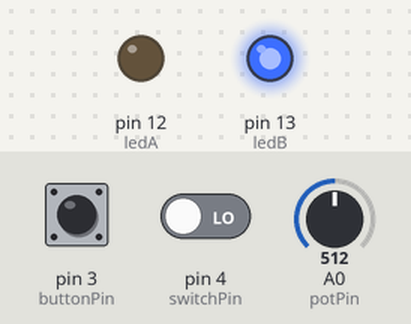
Bench run of a sketch on a simulated Arduino Uno, built with avr-gcc and run on an emulated ATmega328P. Shown: output pins drawn as LEDs (lit = HIGH). Inputs (shaded band) come from the test bench; at power-on: A0 (potPin) = 512, pin 3 (buttonPin) LOW, pin 4 (switchPin) LOW. What the sketch prints to the serial monitor is not drawn.

Above: at 1.2 s.
1.3 s: A0 (potPin) set to 493
At 1.8 s:
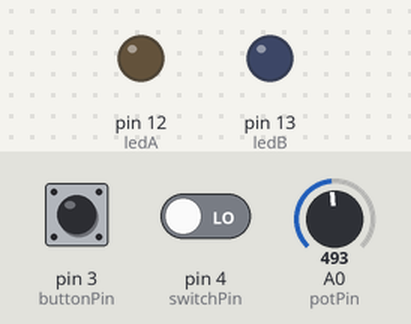
2.8 s: A0 (potPin) set to 511
At 3.1 s:
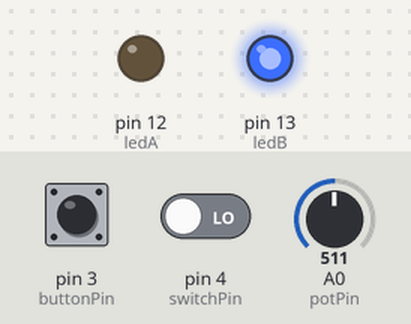
4.3 s: pin 3 (buttonPin) pulled HIGH for 0.15 s
At 4.38 s:
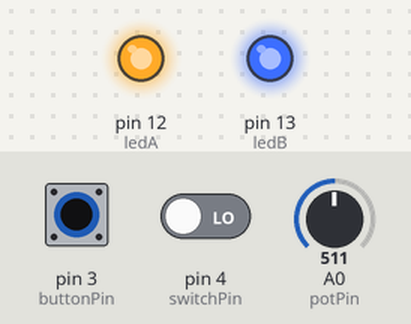
5.9 s: pin 3 (buttonPin) pulled HIGH for 3.2 s
At 10.2 s:
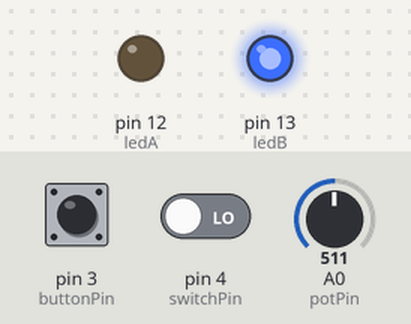
10.6 s: pin 3 (buttonPin) driven HIGH and pin 4 (switchPin) driven HIGH
At 11.4 s:
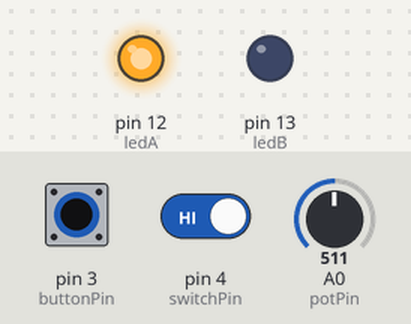
Timing chart, 0 to 13.1 s (numbered marks = the images above; inputs shaded):
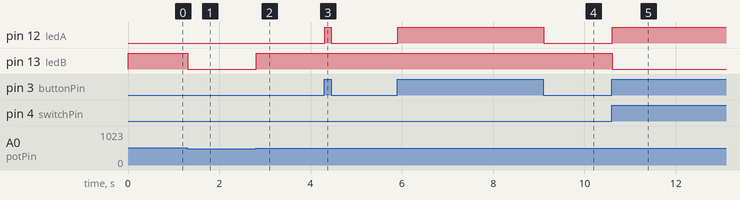

The sketch:

ButtonsPotentiometerConditions.ino
```cpp
/*
 ButtonsPotentiometerConditions

  The following sketch uses 1 potentiometer, 2 buttons, and 2 leds.
  if the potentiometer's analog value is below TH, both lights are off.
  if its above:
  if ledA's button,buttonPin is being pushed, the led in on, and when not pushed, the led is off.
  if ledB's button, switchPin has been pushed, change the state. if state equals 1, led is on. state equals 0 means led is off.

  Hebrew Youtube toturial:
   https://youtu.be/_UeG8UfAS18
 Created by Yehonatan Ben Harush, 21/2/2019
 */

int potPin = A0;    // select the input pin for the potentiometer
int ledA = 12;   // select the pin for the LED
int ledB = 13;   // select the pin for the LED
int buttonPin=3;
int switchPin = 4;         // the number of the input pin
int potTH=500;
int val = 0;       // variable to store the value coming from the sensor
int buttonState = 0;         // variable for reading the pushbutton status
int state = HIGH;      // the current state of the output pin
int reading;           // the current reading from the input pin
int previous = LOW;    // the previous reading from the input pin
long time = 0;         // the last time the output pin was toggled
long debounce = 200;   // the debounce time, increase if the output flickers


void setup() {
  pinMode(ledA, OUTPUT);  // declare the ledPin as an OUTPUT
  pinMode(ledB, OUTPUT);  // declare the ledPin as an OUTPUT
  pinMode(buttonPin, INPUT);
  pinMode(4, INPUT_PULLUP);
  pinMode(switchPin, INPUT);
  Serial.begin(9600);
}

void loop() {

  reading = digitalRead(switchPin);

  if (reading == HIGH && previous == LOW && millis() - time > debounce) {
    if (state == HIGH)
      state = LOW;
    else
      state = HIGH;

    time = millis();
  }


  previous = reading;

  int sensorVal = digitalRead(4);
  buttonState = digitalRead(buttonPin);
  val = analogRead(potPin);    // read the value from the sensor
  Serial.println(val);
  if (val>potTH){
    if (buttonState == HIGH) {
    // turn ledA on:
    digitalWrite(ledA, HIGH);
    }
    else {
    // turn ledA off:
    digitalWrite(ledA, LOW);
    }
  if(state==1)
  digitalWrite(ledB, HIGH);  // turn the ledPin on
  else
  digitalWrite(ledB, LOW);  // turn the ledPin on
  //}


  }

  else
  {
  digitalWrite(ledA, LOW);  // turn the ledPin on
  digitalWrite(ledB, LOW);  // turn the ledPin on
  }
}
```

Measured:
- the behaviour switches between 501 and 500 on A0 (potPin) (found by bisection; images 0 and 1)
- after the input at 1.3 s, pin 13 (ledB): HIGH → LOW at once
- after the input at 2.8 s, pin 13 (ledB): LOW → HIGH at once
- after the input at 4.3 s, pin 12 (ledA): LOW → HIGH at once, → LOW 0.15 s later
- after the input at 5.9 s, pin 12 (ledA): LOW → HIGH at once, → LOW 3.2 s later
- after the input at 10.6 s, pin 12 (ledA): LOW → HIGH at once; pin 13 (ledB): HIGH → LOW at once
